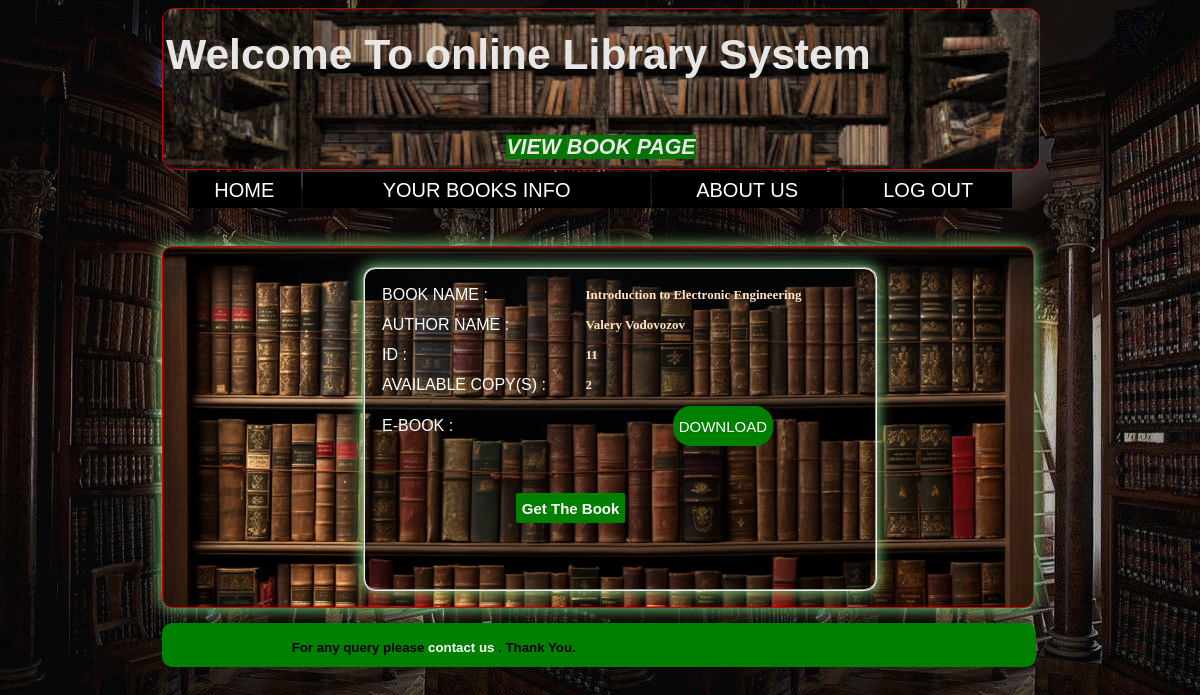
The app's page /view_book.php?id=11 with its own data.
### tables this page shows
CREATE TABLE `book` (
  `b_id` varchar(255) NOT NULL,
  `booksname` varchar(50) NOT NULL,
  `authorname` varchar(50) NOT NULL,
  `copies` varchar(20) NOT NULL,
  `avl_cpy` int(100) NOT NULL,
  `dept` varchar(50) NOT NULL,
  `file_name` varchar(255) NOT NULL,
  `path` varchar(200) NOT NULL
);

### view_book.php (the view, shortened to what this page needs)
<?php
$msg = "";
include("conn.php");
$id = $_GET['id'];
$query = "select * from book where `book`.`b_id`= '$id'";
$query1 = mysqli_query($conn, $query);
$ros = mysqli_fetch_array($query1);
$book_name = $ros['booksname'];
$auth_name = $ros['authorname'];
$avl_cpy = $ros['avl_cpy'];
?>
<html>
<head>
</head>
<body>
  <div class="box">
    <table style=" font-size:16pt" align="center" width="100%" height="100%">
      <tr>
        <td style="color:white">
          <h1>
            <marquee>
              Welcome To online Library System
            </marquee>
          </h1>
        </td>
      </tr>
      <tr>
        <td align="center"><b><i>
              <mark style="background-color:green;color:white">VIEW BOOK PAGE</mark></i></b></td>
      </tr>
    </table>
  </div>
  <table id="table1">
    <tr>
      <td class="td1">
        <a href="sdb.php">HOME</a>
      </td>
      <td class="td1">
        <a href="sbooks.php">YOUR BOOKS INFO</a>
      </td>
      <td class="td1">
        <a href="">ABOUT US</a>
      </td>
      <td class="td1">
        <a href="index.php">LOG OUT</a>
      </td>
    </tr>
  </table>
  <br>
  <br>
  <div class="boxtwo" style="border:solid 1px #CF0403;border-radius: 10px; width:73.5%; height:360px; margin-left:13%;background-color:white">
    <fieldset style="background:rgba(0,0,0,0.38)" class="five">
      <form method="post">
        <table id="table2">
          <tr>
            <td class="td2">
              BOOK NAME :
            </td>
            <td class="td3">
              <?php echo $book_name; ?>
            </td>
          </tr>
          <tr>
            <td class="td2">
              AUTHOR NAME :
            </td>
            <td class="td3">
              <?php echo $auth_name; ?>
            </td>
          </tr>
          <tr>
            <td class="td2">
              ID :
            </td>
            <td class="td3">
              <?php echo $id; ?>
            </td>
          </tr>
          <tr>
            <td class="td2">
              AVAILABLE COPY(S) :
            </td>
            <td class="td3">
              <?php echo $avl_cpy; ?>
            </td>
          </tr>
          <tr>
            <td class="td2">
              E-BOOK :
            </td>
            <td class="td2">
              <input type="submit" name="sub" value="DOWNLOAD">
            </td>
          </tr>
          <tr>
            <td style="padding-top: 40px;padding-left: 95px">
              <input type="submit" value="Get The Book" name="rqst" style="background: green;border-radius: 2px;height: 30px;border: none;font-weight: bold;color: white">
            </td>
            <td style="color:yellow;font-weight:bold;text-align:center;padding-top:30px;padding-left:50px"><?php echo $msg; ?></td>
          </tr>
        </table>
      </form>
    </fieldset>
  </div>
  <div class="boxthree" style="background-color:green; border:solid 2px green;border-radius: 10px; width:73.5%; height:40px; margin-left:13%; margin-top:15px">
    <marquee behavior="alternate" direction="right" loop="1" style="margin-right:38%" align="center">
      <h5 style="line-height:1px;">For any query please <a href="aboutus.php">contact us</a> . Thank You.</h5>
    </marquee>
  </div>
</body>
</html>

### view_book.php (style rules this page uses)
body { background: url(2.jpg); font-family: 'Italic', sans-serif; }
#table1 { width: 70%; text-align: center; height: 40px; margin-left: 15%; font-size: 20px; }
#table2 { color: white; }
.td1 { padding: 1px; background-color: black; }
.td2 { padding: 5px; }
a { text-decoration: none; color: white; }
.box { width: 74%; height: 160px; border: solid 1px #CF0403; background-image: url("lib.jpeg"); background-size: cover; margin-left: 13%; opacity: .9; border-radius: 12px; }
.boxtwo { background-image: url("lg3.jpg"); background-size: cover; box-shadow: 0px 0px 15px lightgreen; border-radius: 12px; }
.five { padding: 10px 0px 10px 10px; width: 500PX; margin-top: 20px; margin-left: 23%; height: 300px; border-radius: 12px; margin-right: 5%; box-shadow: 0px 0px 15px lightgreen; font-size: 22px; }
.five input[type="submit"] { font-size: 15px; text-align: center; border: none; height: 40px; margin-left: 40%; background: green; color: #FFFFFF; border-radius: 18px; }
.td3 { font-size: 13px; font-family: cambria; color: bisque; font-weight: bold; }

### records on screen
book: booksname "Introduction to Electronic Engineering", authorname "Valery Vodovozov", avl_cpy "2"

### other values on screen
$id "11"
